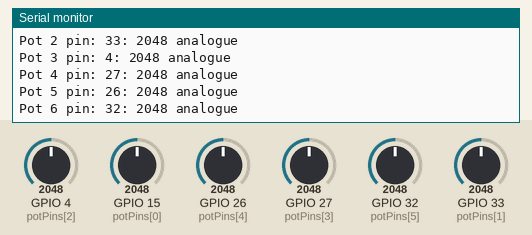
Simulated run of this sketch. Board: ESP32. On the bench: the last lines printed to the serial monitor. The inputs (shaded band) are chosen by the test bench; at power-on: GPIO 4 (potPins[2]) = 2048, GPIO 15 (potPins[0]) = 2048, GPIO 26 (potPins[4]) = 2048, GPIO 27 (potPins[3]) = 2048, GPIO 32 (potPins[5]) = 2048, GPIO 33 (potPins[1]) = 2048.

Above: at 1.3 s.
1.4 s: GPIO 4 (potPins[2]) set to 2866
2.9 s: GPIO 15 (potPins[0]) set to 2866
4.4 s: GPIO 26 (potPins[4]) set to 2866
At 5.0 s:
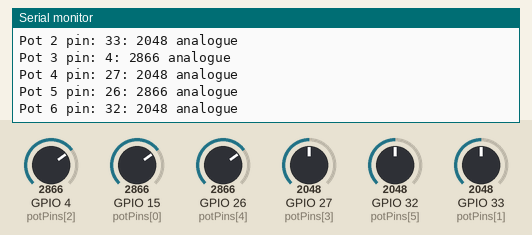
5.9 s: GPIO 27 (potPins[3]) set to 2866
At 6.5 s:
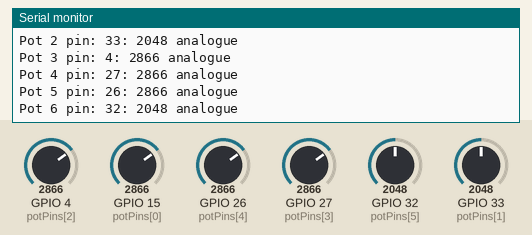
7.4 s: GPIO 32 (potPins[5]) set to 2866
At 8.0 s:
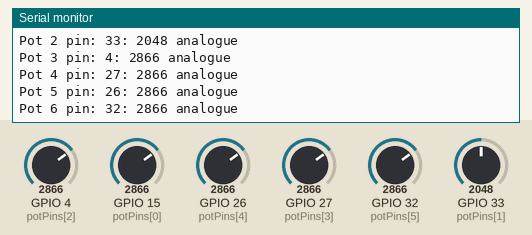
8.9 s: GPIO 33 (potPins[1]) set to 2866
Timing chart, 0 to 11.4 s (numbered marks = the images above; inputs shaded):
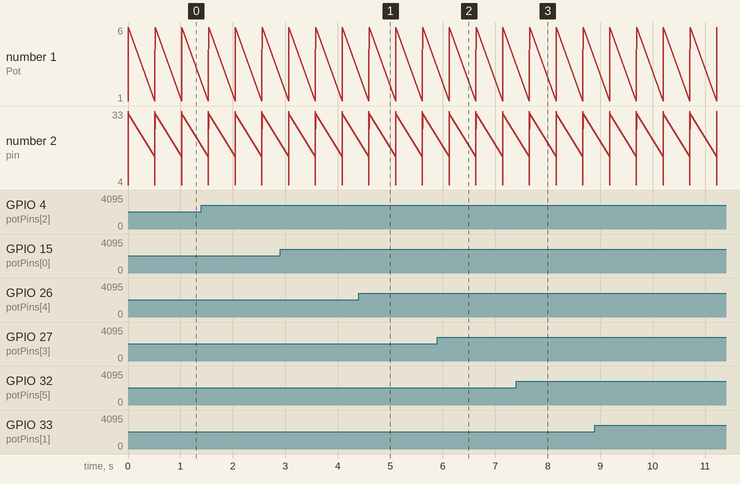

Measured:
- after the input at 4.4 s, the serial monitor: prints a new line after 0.20 s (image 1)
- after the input at 5.9 s, the serial monitor: prints a new line after 0.22 s (image 2)
- after the input at 7.4 s, the serial monitor: prints a new line after 0.26 s (image 3)

The sketch:

robot-arm.ino
```cpp
/*
TODO:
Map pots 1-6 to 6 measurements
 - resolder 4 + 6
Convert to angles
Map servos 1-6
Read servo positions? (else default position and careful initial setup)
Loop through pots
Run function to move servo to angle smoothly before moving to the next pot
*/

#include <Arduino.h>
// Map Potentiometers 1-6
const int potPins[] = {15, 33, 4, 27, 26, 32};
const int numPots = 6;

void setup() {
  Serial.begin(115200);
  for (int i = 0; i < numPots; i++) {
     pinMode(potPins[i], INPUT);
  }
}

void loop() {
  for (int i = 0; i < numPots; i++) {
    int analogValue = analogRead(potPins[i]);
    // int angle = map(analogValue, 0, 4095, 0, 180);
    Serial.print("Pot ");
    Serial.print(i + 1);
    Serial.print(" pin: ");
    Serial.print(potPins[i]);
    Serial.print(": ");
    Serial.print(analogValue);
    Serial.println(" analogue");
  }
  delay(500);
}
```
